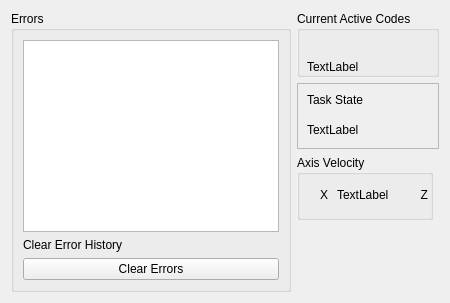
      <widget class="QWidget" name="status_tab">
       <attribute name="title">
        <string>Status</string>
       </attribute>
       <layout class="QGridLayout" name="gridLayout_10">
        <item row="0" column="0" rowspan="4">
         <widget class="QGroupBox" name="groupBox_2">
          <property name="title">
           <string>Errors</string>
          </property>
          <layout class="QGridLayout" name="gridLayout_11">
           <item row="1" column="0">
            <widget class="QLabel" name="label_17">
             <property name="text">
              <string>Clear Error History</string>
             </property>
            </widget>
           </item>
           <item row="2" column="0">
            <widget class="QPushButton" name="clear_errors_pb">
             <property name="text">
              <string>Clear Errors</string>
             </property>
            </widget>
           </item>
           <item row="0" column="0">
            <widget class="QPlainTextEdit" name="errors_pte"/>
           </item>
          </layout>
         </widget>
        </item>
        <item row="0" column="1" colspan="2">
         <widget class="QGroupBox" name="groupBox_3">
          <property name="title">
           <string>Current Active Codes</string>
          </property>
          <widget class="QLabel" name="gcodes_lb">
           <property name="geometry">
            <rect>
             <x>10</x>
             <y>10</y>
             <width>201</width>
             <height>91</height>
            </rect>
           </property>
           <property name="frameShape">
            <enum>QFrame::NoFrame</enum>
           </property>
           <property name="text">
            <string>TextLabel</string>
           </property>
           <property name="wordWrap">
            <bool>true</bool>
           </property>
          </widget>
          <widget class="QLabel" name="mcodes_lb">
           <property name="geometry">
            <rect>
             <x>230</x>
             <y>10</y>
             <width>201</width>
             <height>91</height>
            </rect>
           </property>
           <property name="frameShape">
            <enum>QFrame::NoFrame</enum>
           </property>
           <property name="text">
            <string>TextLabel</string>
           </property>
          </widget>
          <widget class="Line" name="line">
           <property name="geometry">
            <rect>
             <x>210</x>
             <y>30</y>
             <width>20</width>
             <height>91</height>
            </rect>
           </property>
           <property name="orientation">
            <enum>Qt::Vertical</enum>
           </property>
          </widget>
         </widget>
        </item>
        <item row="1" column="1" colspan="2">
         <widget class="QFrame" name="frame_6">
          <property name="frameShape">
           <enum>QFrame::StyledPanel</enum>
          </property>
          <property name="frameShadow">
           <enum>QFrame::Raised</enum>
          </property>
          <widget class="QLabel" name="task_mode_lb">
           <property name="geometry">
            <rect>
             <x>10</x>
             <y>90</y>
             <width>131</width>
             <height>34</height>
            </rect>
           </property>
           <property name="text">
            <string>TextLabel</string>
           </property>
          </widget>
          <widget class="QLabel" name="label_8">
           <property name="geometry">
            <rect>
             <x>10</x>
             <y>60</y>
             <width>151</width>
             <height>34</height>
            </rect>
           </property>
           <property name="text">
            <string>Task Mode</string>
           </property>
          </widget>
          <widget class="QLabel" name="label_7">
           <property name="geometry">
            <rect>
             <x>10</x>
             <y>0</y>
             <width>151</width>
             <height>34</height>
            </rect>
           </property>
           <property name="text">
            <string>Task State</string>
           </property>
          </widget>
          <widget class="QLabel" name="task_state_lb">
           <property name="geometry">
            <rect>
             <x>10</x>
             <y>30</y>
             <width>131</width>
             <height>34</height>
            </rect>
           </property>
           <property name="text">
            <string>TextLabel</string>
           </property>
          </widget>
          <widget class="QLabel" name="motion_mode_lb">
           <property name="geometry">
            <rect>
             <x>240</x>
             <y>90</y>
             <width>151</width>
             <height>34</height>
            </rect>
           </property>
           <property name="text">
            <string>TextLabel</string>
           </property>
          </widget>
          <widget class="QLabel" name="interp_state_lb">
           <property name="geometry">
            <rect>
             <x>240</x>
             <y>30</y>
             <width>151</width>
             <height>34</height>
            </rect>
           </property>
           <property name="text">
            <string>TextLabel</string>
           </property>
          </widget>
          <widget class="QLabel" name="label_22">
           <property name="geometry">
            <rect>
             <x>240</x>
             <y>60</y>
             <width>131</width>
             <height>34</height>
            </rect>
           </property>
           <property name="text">
            <string>Motion</string>
           </property>
          </widget>
          <widget class="QLabel" name="label_18">
           <property name="geometry">
            <rect>
             <x>240</x>
             <y>0</y>
             <width>151</width>
             <height>34</height>
            </rect>
           </property>
           <property name="text">
            <string>Interp State</string>
           </property>
          </widget>
          <widget class="Line" name="line_2">
           <property name="geometry">
            <rect>
             <x>210</x>
             <y>20</y>
             <width>20</width>
             <height>91</height>
            </rect>
           </property>
           <property name="orientation">
            <enum>Qt::Vertical</enum>
           </property>
          </widget>
         </widget>
        </item>
        <item row="2" column="1">
         <widget class="QGroupBox" name="groupBox_13">
          <property name="title">
           <string>Axis Velocity</string>
          </property>
          <widget class="QLabel" name="joint_vel_min_0_lb">
           <property name="geometry">
            <rect>
             <x>40</x>
             <y>30</y>
             <width>66</width>
             <height>19</height>
            </rect>
           </property>
           <property name="text">
            <string>TextLabel</string>
           </property>
          </widget>
          <widget class="QLabel" name="joint_vel_min_1_lb">
           <property name="geometry">
            <rect>
             <x>40</x>
             <y>60</y>
             <width>66</width>
             <height>19</height>
            </rect>
           </property>
           <property name="text">
            <string>TextLabel</string>
           </property>
          </widget>
          <widget class="QLabel" name="label_13">
           <property name="geometry">
            <rect>
             <x>10</x>
             <y>30</y>
             <width>21</width>
             <height>19</height>
            </rect>
           </property>
           <property name="text">
            <string>X</string>
           </property>
           <property name="alignment">
            <set>Qt::AlignRight|Qt::AlignTrailing|Qt::AlignVCenter</set>
           </property>
          </widget>
          <widget class="QLabel" name="label_19">
           <property name="geometry">
            <rect>
             <x>10</x>
             <y>60</y>
             <width>21</width>
             <height>19</height>
            </rect>
           </property>
           <property name="text">
            <string>Y</string>
           </property>
           <property name="alignment">
            <set>Qt::AlignRight|Qt::AlignTrailing|Qt::AlignVCenter</set>
           </property>
          </widget>
          <widget class="QLabel" name="label_28">
           <property name="geometry">
            <rect>
             <x>110</x>
             <y>30</y>
             <width>21</width>
             <height>19</height>
            </rect>
           </property>
           <property name="text">
            <string>Z</string>
           </property>
           <property name="alignment">
            <set>Qt::AlignRight|Qt::AlignTrailing|Qt::AlignVCenter</set>
           </property>
          </widget>
          <widget class="QLabel" name="joint_vel_min_2_lb">
           <property name="geometry">
            <rect>
             <x>140</x>
             <y>30</y>
             <width>66</width>
             <height>19</height>
            </rect>
           </property>
           <property name="text">
            <string>TextLabel</string>
           </property>
          </widget>
          <widget class="QLabel" name="label_30">
           <property name="geometry">
            <rect>
             <x>240</x>
             <y>30</y>
             <width>21</width>
             <height>19</height>
            </rect>
           </property>
           <property name="text">
            <string>XY</string>
           </property>
           <property name="alignment">
            <set>Qt::AlignRight|Qt::AlignTrailing|Qt::AlignVCenter</set>
           </property>
          </widget>
          <widget class="QLabel" name="two_vel_lb">
           <property name="geometry">
            <rect>
             <x>270</x>
             <y>30</y>
             <width>66</width>
             <height>19</height>
            </rect>
           </property>
           <property name="text">
            <string>TextLabel</string>
           </property>
           <property name="joint_0" stdset="0">
            <number>0</number>
           </property>
           <property name="joint_1" stdset="0">
            <number>1</number>
           </property>
          </widget>
          <widget class="QLabel" name="label_33">
           <property name="geometry">
            <rect>
             <x>230</x>
             <y>60</y>
             <width>31</width>
             <height>20</height>
            </rect>
           </property>
           <property name="text">
            <string>XYZ</string>
           </property>
           <property name="alignment">
            <set>Qt::AlignRight|Qt::AlignTrailing|Qt::AlignVCenter</set>
           </property>
          </widget>
          <widget class="QLabel" name="three_vel_lb">
           <property name="geometry">
            <rect>
             <x>270</x>
             <y>60</y>
             <width>66</width>
             <height>19</height>
            </rect>
           </property>
           <property name="text">
            <string>TextLabel</string>
           </property>
           <property name="joint_0" stdset="0">
            <number>0</number>
           </property>
           <property name="joint_1" stdset="0">
            <number>1</number>
           </property>
           <property name="joint_2" stdset="0">
            <number>2</number>
           </property>
          </widget>
          <widget class="Line" name="line_3">
           <property name="geometry">
            <rect>
             <x>220</x>
             <y>30</y>
             <width>3</width>
             <height>61</height>
            </rect>
           </property>
           <property name="orientation">
            <enum>Qt::Vertical</enum>
           </property>
          </widget>
         </widget>
        </item>
        <item row="3" column="1">
         <spacer name="horizontalSpacer_4">
          <property name="orientation">
           <enum>Qt::Horizontal</enum>
          </property>
          <property name="sizeHint" stdset="0">
           <size>
            <width>40</width>
            <height>20</height>
           </size>
          </property>
         </spacer>
        </item>
       </layout>
      </widget>
